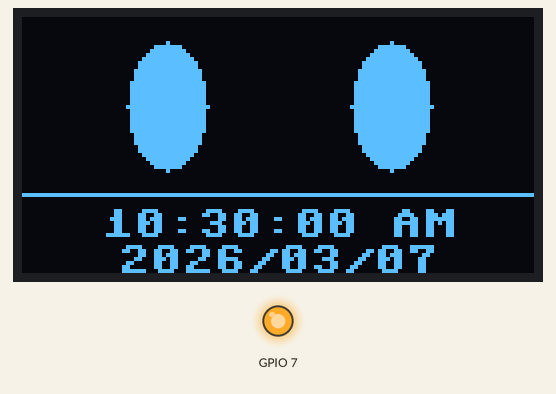
The program below on a simulated ESP32 board running MicroPython. Shown: 128×64 one-colour display, output pins drawn as LEDs (lit = HIGH). The clock reads 2024-03-15 10:24:30 at power-on unless the program sets it; random numbers come from a fixed seed; EEPROM starts erased; library files of the repository ran but are not shown: ds3231.py, ssd1306.py.

Above: at 0.1 s.
At 4.3 s:
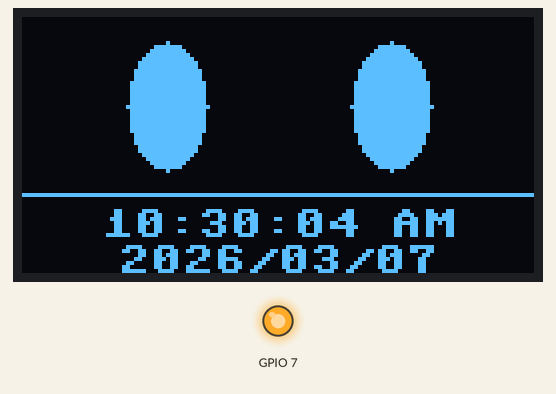
At 11.8 s:
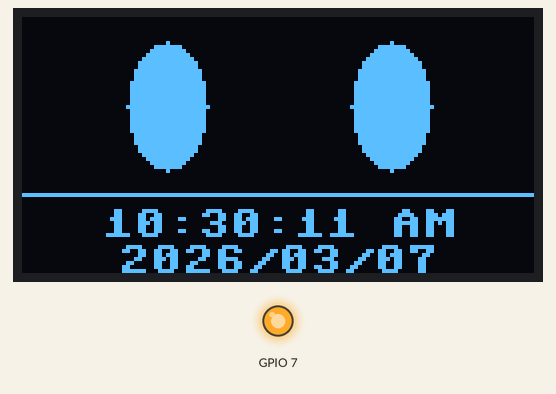
At 18.2 s:
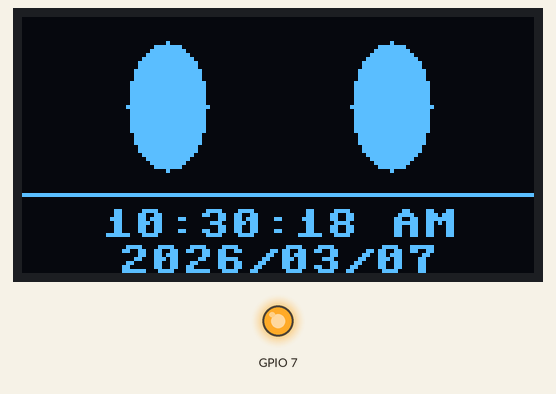
At 26.6 s:
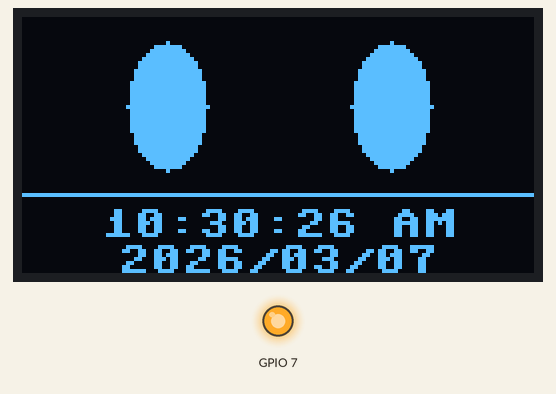
At 37.2 s:
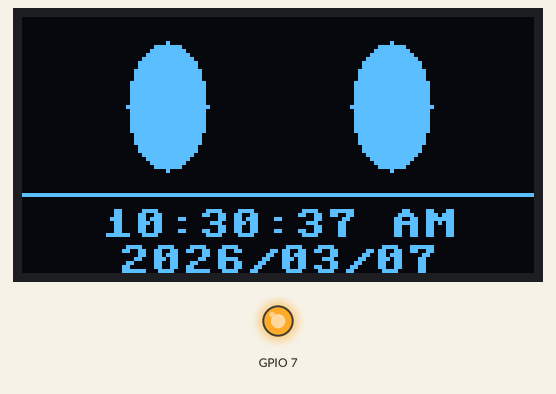

The program:

display_sample.py
```python
from machine import SoftI2C, Pin
from ds3231 import DS3231
from ssd1306 import SSD1306_I2C
import time
import urandom

# Power up OLED via pin 7 before I2C init
Pin(7, Pin.OUT, value=1)
time.sleep_ms(10)

i2c = SoftI2C(sda=Pin(8), scl=Pin(9))
rtc = DS3231(i2c)
oled = SSD1306_I2C(128, 64, i2c)

EEPROM_ADDR = 0x57
FLAG_ADDR = 0x0000
FLAG_VALUE = 0xAB

def eeprom_write(addr, value):
    i2c.writeto(EEPROM_ADDR, bytes([addr >> 8, addr & 0xFF, value]))
    time.sleep_ms(10)

def eeprom_read(addr):
    i2c.writeto(EEPROM_ADDR, bytes([addr >> 8, addr & 0xFF]))
    return i2c.readfrom(EEPROM_ADDR, 1)[0]

def is_time_set():
    return eeprom_read(FLAG_ADDR) == FLAG_VALUE

def mark_time_set():
    eeprom_write(FLAG_ADDR, FLAG_VALUE)

def init_rtc(force_set=False):
    if force_set or not is_time_set():
        rtc.set_datetime(2026, 3, 7, 10, 30, 0)
        mark_time_set()

def draw_oval(cx, cy, rx, ry, col=1):
    for y in range(-ry, ry + 1):
        for x in range(-rx, rx + 1):
            if (x * x * ry * ry + y * y * rx * rx) <= (rx * rx * ry * ry):
                oled.pixel(cx + x, cy + y, col)

def draw_eyes(blinking=False):
    lx, ly = 36, 22   # left eye center
    rx, ry = 92, 22   # right eye center
    eye_rx = 10        # narrow width
    eye_ry = 16        # tall height

    if blinking:
        oled.hline(lx - eye_rx, ly, eye_rx * 2, 1)
        oled.hline(rx - eye_rx, ry, eye_rx * 2, 1)
    else:
        draw_oval(lx, ly, eye_rx, eye_ry)
        draw_oval(rx, ry, eye_rx, eye_ry)
        # Pupils — small filled circle
        draw_oval(lx, ly, 3, 4)
        draw_oval(rx, ry, 3, 4)

def get_time_strings():
    yy, mo, dd, hh, mm, ss = rtc.datetime()
    period = "AM" if hh < 12 else "PM"
    hh12 = hh % 12 or 12
    time_str = "{:02d}:{:02d}:{:02d} {}".format(hh12, mm, ss, period)
    date_str = "{:04d}/{:02d}/{:02d}".format(yy, mo, dd)
    return time_str, date_str

def draw_frame(blinking=False):
    time_str, date_str = get_time_strings()
    oled.fill(0)
    draw_eyes(blinking=blinking)
    oled.hline(0, 44, 128, 1)

    # center text: (128 - len * 8) // 2
    time_x = (128 - len(time_str) * 8) // 2
    date_x = (128 - len(date_str) * 8) // 2

    oled.text(time_str, time_x, 48)
    oled.text(date_str, date_x, 57)
    oled.show()

# --- Boot ---
init_rtc(force_set=False)

# --- Main loop ---
tick = 0
next_blink = urandom.getrandbits(4) + 3

while True:
    draw_frame(blinking=False)
    time.sleep(1)
    tick += 1

    if tick >= next_blink:
        draw_frame(blinking=True)
        time.sleep_ms(150)
        draw_frame(blinking=False)
        tick = 0
        next_blink = urandom.getrandbits(4) + 3
```

Measured:
- what the display in image 0 shows lasts 1.0 s, from 0.1 s to 1.1 s
